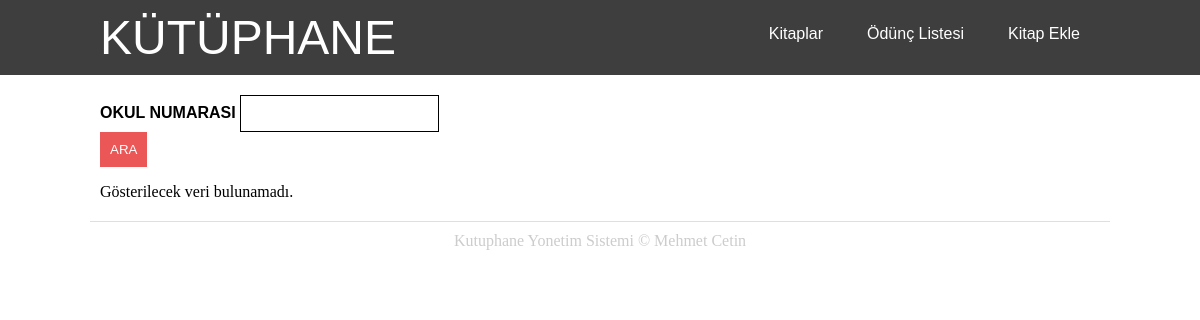
Page /odunc on the earlier database version.
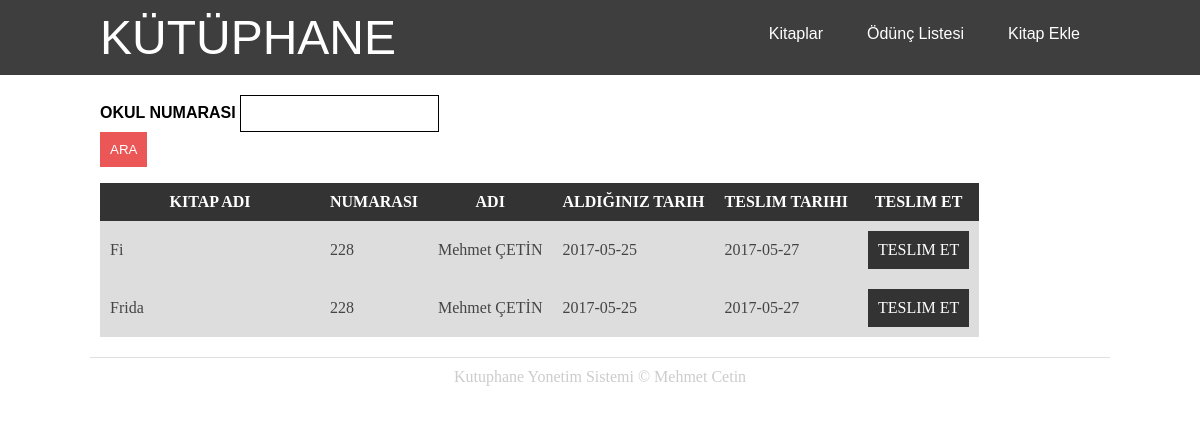
Same page on the later database version.
### tables this page shows
CREATE TABLE `odunc` (
  `id` int(11) NOT NULL,
  `ogrenci` varchar(100) NOT NULL,
  `tarih` date NOT NULL,
  `teslim` date NOT NULL,
  `kitap` int(11) NOT NULL
);

CREATE TABLE `kitap` (
  `id` int(11) NOT NULL,
  `ad` varchar(150) NOT NULL,
  `yazar` int(11) NOT NULL,
  `ozet` text NOT NULL,
  `isbn` varchar(13) NOT NULL,
  `yayin` int(11) NOT NULL,
  `yil` int(11) NOT NULL,
  `kaynak` varchar(300) NOT NULL,
  `resim` varchar(300) NOT NULL,
  `konum` varchar(50) NOT NULL
);

CREATE TABLE `ogrenci` (
  `id` int(11) NOT NULL,
  `ogrenci_no` varchar(5) NOT NULL,
  `ad` varchar(30) NOT NULL,
  `soyad` varchar(30) NOT NULL,
  `sınıf` varchar(4) NOT NULL,
  `alanı` varchar(20) NOT NULL
);

### app/routes/Borrow.php (called while the page is built, shortened)
<?php
class Borrow{
    public function index(){
        global $db;
        render("borrow/view",["db"=>$db]);
    }
}

### index.php (called while the page is built)
<?php
require_once 'init.php';

### app/app.php (called while the page is built)
<?php
return [
    'resources' => [
        '/' => 'routes/Home@index',
        '/kitaplar' => 'routes/Books@index',
        '/kitaplar/detay' => 'routes/Books@detail',
        '/kitaplar/odunc' => 'routes/Books@borrow',
        '/kitaplar/ekle' => 'routes/Books@add',
        '/kitaplar/eklePost' => 'routes/Books@ekle',
        '/odunc' => 'routes/Borrow@index',
        '/odunc/teslim' => 'routes/Borrow@back',
    ]
];

### app/templates/borrow/view.php (the view, shortened to what this page needs)
<form action="/odunc" method="post">
   <h4> OKUL NUMARASI <input type="text" name="numara" value="<?= @$_POST['numara'] ?>" class="odunc" required > </h4>
   <input class="odbutton" type="submit" value = "ara">
</form>
<?php
if($_POST) {
    $where = " where odunc.ogrenci=" . $_POST["numara"];
} else {
    $where = "";
}
$query = $db->query(
    "SELECT *,kitap.ad as kitad,odunc.id as odid,ogrenci.ad as ogad FROM odunc
    INNER JOIN kitap ON odunc.kitap = kitap.id
    INNER JOIN ogrenci ON odunc.ogrenci = ogrenci_no" . $where,
    PDO::FETCH_OBJ
    );
if(!$query->rowCount()){
    echo "Gösterilecek veri bulunamadı.";
}
    else {
        ?>
        <table cellpadding="0" cellspacing="0">
            <tr>
                <th>kitap adı</th>
                <th>Numarasi</th>
                <th>Adı</th>
                <th>aldığınız tarih</th>
                <th>teslim tarihi</th>
                <th>teslim et</th>
            </tr>
            <?php foreach($query as $qu):?>
             <tr>
                <td><?=$qu->kitad?></td>
                <td><?=$qu->ogrenci?></td>
                <td><?=$qu->ogad." ".$qu->soyad?></td>
                <td><?=$qu->tarih?></td>
                <td><?=$qu->teslim?></td>
                <td><a class="give" o-kitap="<?= $qu->ad ?>" o-numara="<?= $qu->ogrenci ?>" href="/odunc/teslim?id=<?=$qu->odid?>">teslim et</a></td>
            </tr>
            <?php endforeach;?>
        </table>
        <?php
    }
?>

### init.php (shortened to what this page needs)
<?php
$config = require('config.php');
$app = require('app/app.php');
$url = '/' . $_GET['route'];
foreach ($app['resources'] as $route => $resource) {
    preg_match('/([\/A-Za-z0-9]*)(@[a-z]*)?/', $route, $routeParts);
    $requested = $routeParts[1];
    $method = isset($routeParts[2]) ? $routeParts[2] : "";
    if ($url == $requested && (($_POST && $method == '@post') || (!$_POST && $method == '@get') || ($method == "") )) {
        preg_match('/([\/A-Za-z0-9]*)(@[a-z]*)?/', $resource, $parts);
        $controller = new $className();
        $controller->{str_replace('@', '', $parts[2])}();
    }
}
function render($tpl, $vars = []) {
    global $config;
    include($config['APP']['TEMPLATE_DIR'] . '/' . $tpl . '.php');
    $content = ob_get_contents();
    include($config['APP']['TEMPLATE_DIR'] . '/layout.php');
}

### app/templates/layout.php (shortened to what this page needs)
<html>
<head>
    <link rel="stylesheet" href="/style/style.css">
</head>
<body>
    <header>
        <div class="container">
            <div class="logo"><a href="/">KÜTÜPHANE</a></div>
            <nav>
                <a href="/kitaplar">Kitaplar</a>
                <a href="/odunc">Ödünç Listesi</a>
                <a href="/kitaplar/ekle">Kitap Ekle</a>
            </nav>
        </div>
    </header>
    <div class="container main-content">
        <?php echo $content ?>
    </div>
    <footer class="container">
        Kutuphane Yonetim Sistemi &copy; Mehmet Cetin
    </footer>
</body>
</html>

Differences in the rows shown:
added odunc: kitap.ad "Fi", ogrenci "228", ogrenci.ad "Mehmet", ogrenci.soyad "ÇETİN", tarih "2017-05-25", teslim "2017-05-27"
added odunc: kitap.ad "Frida", ogrenci "228", ogrenci.ad "Mehmet", ogrenci.soyad "ÇETİN", tarih "2017-05-25", teslim "2017-05-27"
Other differences:
list line gone: "Gösterilecek veri bulunamadı."
new list line: "KITAP ADI NUMARASI ADI ALDIĞINIZ TARIH TESLIM TARIHI TESLIM ET"
